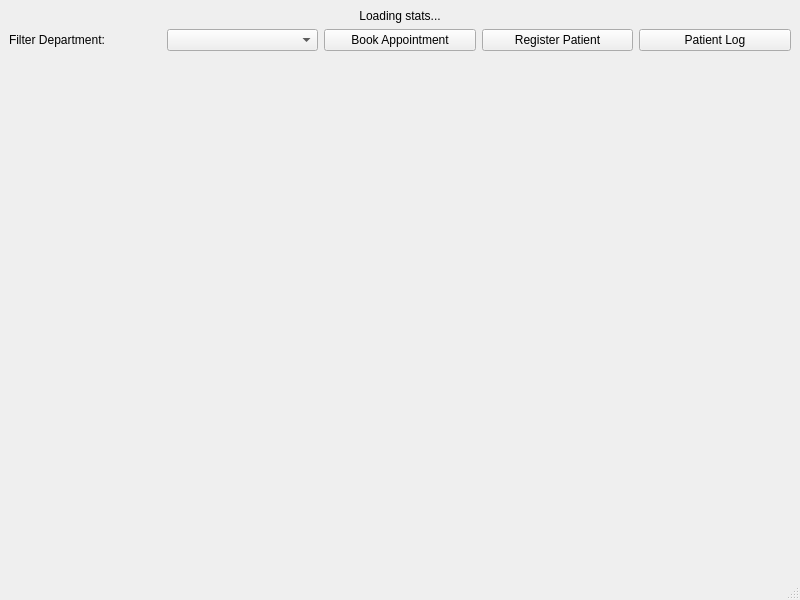
<?xml version="1.0" encoding="UTF-8"?>
<ui version="4.0">
 <class>MainWindow</class>
 <widget class="QMainWindow" name="MainWindow">
  <property name="geometry">
   <rect>
    <x>0</x>
    <y>0</y>
    <width>800</width>
    <height>600</height>
   </rect>
  </property>
  <property name="windowTitle">
   <string>MainWindow</string>
  </property>
  <widget class="QWidget" name="centralwidget">
   <layout class="QVBoxLayout" name="verticalLayout" stretch="0,0,1">
    <item>
     <widget class="QLabel" name="lblStats">
      <property name="layoutDirection">
       <enum>Qt::LayoutDirection::LeftToRight</enum>
      </property>
      <property name="text">
       <string>Loading stats...</string>
      </property>
      <property name="alignment">
       <set>Qt::AlignmentFlag::AlignCenter</set>
      </property>
     </widget>
    </item>
    <item>
     <layout class="QHBoxLayout" name="horizontalLayout">
      <item>
       <widget class="QLabel" name="label">
        <property name="text">
         <string>Filter Department:</string>
        </property>
       </widget>
      </item>
      <item>
       <widget class="QComboBox" name="comboDepartment"/>
      </item>
      <item>
       <widget class="QPushButton" name="btnBookAppointment">
        <property name="text">
         <string>Book Appointment</string>
        </property>
       </widget>
      </item>
      <item>
       <widget class="QPushButton" name="btnRegisterPatient">
        <property name="text">
         <string>Register Patient</string>
        </property>
       </widget>
      </item>
      <item>
       <widget class="QPushButton" name="btnViewPatients">
        <property name="text">
         <string>Patient Log</string>
        </property>
       </widget>
      </item>
     </layout>
    </item>
    <item>
     <widget class="TimeTableWidget" name="timeTable" native="true"/>
    </item>
   </layout>
  </widget>
  <widget class="QMenuBar" name="menubar">
   <property name="geometry">
    <rect>
     <x>0</x>
     <y>0</y>
     <width>800</width>
     <height>25</height>
    </rect>
   </property>
  </widget>
  <widget class="QStatusBar" name="statusbar"/>
 </widget>
 <customwidgets>
  <customwidget>
   <class>TimeTableWidget</class>
   <extends>QWidget</extends>
   <header>timetablewidget.h</header>
   <container>1</container>
  </customwidget>
 </customwidgets>
 <resources/>
 <connections/>
</ui>
